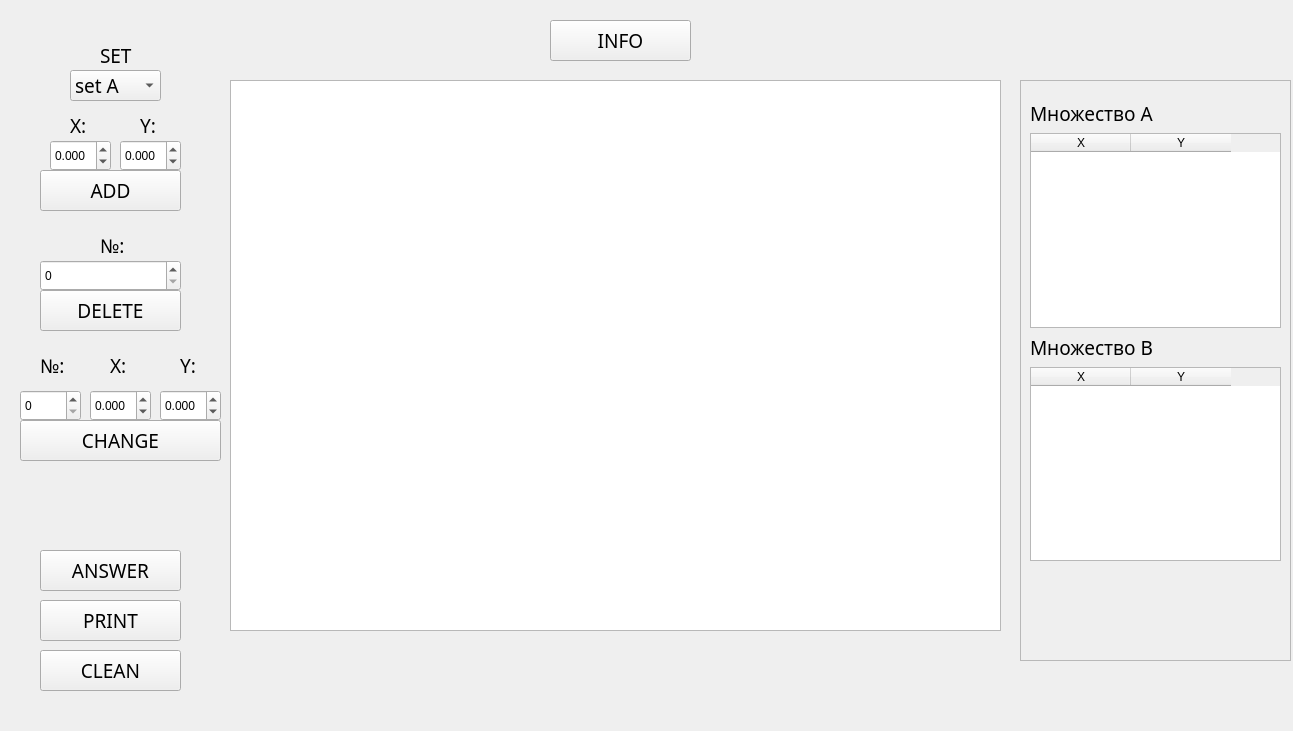
<?xml version="1.0" encoding="UTF-8"?>
<ui version="4.0">
 <class>MainWindow</class>
 <widget class="QMainWindow" name="MainWindow">
  <property name="geometry">
   <rect>
    <x>0</x>
    <y>0</y>
    <width>1293</width>
    <height>731</height>
   </rect>
  </property>
  <property name="minimumSize">
   <size>
    <width>1293</width>
    <height>731</height>
   </size>
  </property>
  <property name="windowTitle">
   <string>lab 1 kg</string>
  </property>
  <widget class="QWidget" name="centralwidget">
   <widget class="QFrame" name="frame">
    <property name="geometry">
     <rect>
      <x>1020</x>
      <y>80</y>
      <width>271</width>
      <height>581</height>
     </rect>
    </property>
    <property name="frameShape">
     <enum>QFrame::StyledPanel</enum>
    </property>
    <property name="frameShadow">
     <enum>QFrame::Raised</enum>
    </property>
    <widget class="QWidget" name="verticalLayoutWidget">
     <property name="geometry">
      <rect>
       <x>10</x>
       <y>20</y>
       <width>251</width>
       <height>461</height>
      </rect>
     </property>
     <layout class="QVBoxLayout" name="verticalLayout_4">
      <item>
       <widget class="QLabel" name="label">
        <property name="font">
         <font>
          <family>Eras Bold ITC</family>
          <pointsize>14</pointsize>
         </font>
        </property>
        <property name="text">
         <string>Множество А</string>
        </property>
       </widget>
      </item>
      <item>
       <widget class="QTableWidget" name="tableWidget">
        <column>
         <property name="text">
          <string>X</string>
         </property>
        </column>
        <column>
         <property name="text">
          <string>Y</string>
         </property>
        </column>
       </widget>
      </item>
      <item>
       <widget class="QLabel" name="label_2">
        <property name="font">
         <font>
          <family>Eras Bold ITC</family>
          <pointsize>14</pointsize>
         </font>
        </property>
        <property name="text">
         <string>Множество В</string>
        </property>
       </widget>
      </item>
      <item>
       <widget class="QTableWidget" name="tableWidget_2">
        <column>
         <property name="text">
          <string>X</string>
         </property>
        </column>
        <column>
         <property name="text">
          <string>Y</string>
         </property>
        </column>
       </widget>
      </item>
     </layout>
    </widget>
   </widget>
   <widget class="QPushButton" name="add_btn">
    <property name="geometry">
     <rect>
      <x>40</x>
      <y>170</y>
      <width>141</width>
      <height>41</height>
     </rect>
    </property>
    <property name="font">
     <font>
      <family>Eras Bold ITC</family>
      <pointsize>14</pointsize>
     </font>
    </property>
    <property name="cursor">
     <cursorShape>PointingHandCursor</cursorShape>
    </property>
    <property name="text">
     <string>ADD</string>
    </property>
   </widget>
   <widget class="QDoubleSpinBox" name="add_x_spinbox">
    <property name="geometry">
     <rect>
      <x>50</x>
      <y>140</y>
      <width>61</width>
      <height>31</height>
     </rect>
    </property>
    <property name="decimals">
     <number>3</number>
    </property>
    <property name="minimum">
     <double>-99999999.000000000000000</double>
    </property>
    <property name="maximum">
     <double>99999999.000000000000000</double>
    </property>
   </widget>
   <widget class="QSpinBox" name="number_delete_spinbox">
    <property name="geometry">
     <rect>
      <x>40</x>
      <y>260</y>
      <width>141</width>
      <height>31</height>
     </rect>
    </property>
    <property name="maximum">
     <number>1000000</number>
    </property>
   </widget>
   <widget class="QPushButton" name="delete_btn">
    <property name="geometry">
     <rect>
      <x>40</x>
      <y>290</y>
      <width>141</width>
      <height>41</height>
     </rect>
    </property>
    <property name="font">
     <font>
      <family>Eras Bold ITC</family>
      <pointsize>14</pointsize>
     </font>
    </property>
    <property name="cursor">
     <cursorShape>PointingHandCursor</cursorShape>
    </property>
    <property name="text">
     <string>DELETE</string>
    </property>
   </widget>
   <widget class="QPushButton" name="info_btn">
    <property name="geometry">
     <rect>
      <x>550</x>
      <y>20</y>
      <width>141</width>
      <height>41</height>
     </rect>
    </property>
    <property name="font">
     <font>
      <family>Eras Bold ITC</family>
      <pointsize>14</pointsize>
     </font>
    </property>
    <property name="cursor">
     <cursorShape>PointingHandCursor</cursorShape>
    </property>
    <property name="toolTip">
     <string>fff</string>
    </property>
    <property name="text">
     <string>INFO</string>
    </property>
   </widget>
   <widget class="QSpinBox" name="change_number_spinbox">
    <property name="geometry">
     <rect>
      <x>20</x>
      <y>390</y>
      <width>61</width>
      <height>31</height>
     </rect>
    </property>
    <property name="maximum">
     <number>1000</number>
    </property>
   </widget>
   <widget class="QPushButton" name="change_btn">
    <property name="geometry">
     <rect>
      <x>20</x>
      <y>420</y>
      <width>201</width>
      <height>41</height>
     </rect>
    </property>
    <property name="font">
     <font>
      <family>Eras Bold ITC</family>
      <pointsize>14</pointsize>
     </font>
    </property>
    <property name="cursor">
     <cursorShape>PointingHandCursor</cursorShape>
    </property>
    <property name="text">
     <string>CHANGE</string>
    </property>
   </widget>
   <widget class="QPushButton" name="answer_btn">
    <property name="geometry">
     <rect>
      <x>40</x>
      <y>550</y>
      <width>141</width>
      <height>41</height>
     </rect>
    </property>
    <property name="font">
     <font>
      <family>Eras Bold ITC</family>
      <pointsize>14</pointsize>
     </font>
    </property>
    <property name="cursor">
     <cursorShape>PointingHandCursor</cursorShape>
    </property>
    <property name="text">
     <string>ANSWER</string>
    </property>
   </widget>
   <widget class="QPushButton" name="print_btn">
    <property name="geometry">
     <rect>
      <x>40</x>
      <y>600</y>
      <width>141</width>
      <height>41</height>
     </rect>
    </property>
    <property name="font">
     <font>
      <family>Eras Bold ITC</family>
      <pointsize>14</pointsize>
     </font>
    </property>
    <property name="cursor">
     <cursorShape>PointingHandCursor</cursorShape>
    </property>
    <property name="text">
     <string>PRINT</string>
    </property>
   </widget>
   <widget class="QPushButton" name="clean_btn">
    <property name="geometry">
     <rect>
      <x>40</x>
      <y>650</y>
      <width>141</width>
      <height>41</height>
     </rect>
    </property>
    <property name="font">
     <font>
      <family>Eras Bold ITC</family>
      <pointsize>14</pointsize>
     </font>
    </property>
    <property name="cursor">
     <cursorShape>PointingHandCursor</cursorShape>
    </property>
    <property name="text">
     <string>CLEAN</string>
    </property>
   </widget>
   <widget class="QGraphicsView" name="graphicsView">
    <property name="geometry">
     <rect>
      <x>230</x>
      <y>80</y>
      <width>771</width>
      <height>551</height>
     </rect>
    </property>
   </widget>
   <widget class="QLabel" name="label_3">
    <property name="geometry">
     <rect>
      <x>70</x>
      <y>110</y>
      <width>21</width>
      <height>31</height>
     </rect>
    </property>
    <property name="font">
     <font>
      <family>Eras Bold ITC</family>
      <pointsize>14</pointsize>
     </font>
    </property>
    <property name="text">
     <string>X:</string>
    </property>
   </widget>
   <widget class="QLabel" name="label_4">
    <property name="geometry">
     <rect>
      <x>140</x>
      <y>110</y>
      <width>21</width>
      <height>31</height>
     </rect>
    </property>
    <property name="font">
     <font>
      <family>Eras Bold ITC</family>
      <pointsize>14</pointsize>
     </font>
    </property>
    <property name="text">
     <string>Y:</string>
    </property>
   </widget>
   <widget class="QLabel" name="label_5">
    <property name="geometry">
     <rect>
      <x>100</x>
      <y>230</y>
      <width>31</width>
      <height>31</height>
     </rect>
    </property>
    <property name="font">
     <font>
      <family>Eras Bold ITC</family>
      <pointsize>14</pointsize>
     </font>
    </property>
    <property name="text">
     <string>№:</string>
    </property>
   </widget>
   <widget class="QLabel" name="label_6">
    <property name="geometry">
     <rect>
      <x>110</x>
      <y>350</y>
      <width>21</width>
      <height>31</height>
     </rect>
    </property>
    <property name="font">
     <font>
      <family>Eras Bold ITC</family>
      <pointsize>14</pointsize>
     </font>
    </property>
    <property name="text">
     <string>X:</string>
    </property>
   </widget>
   <widget class="QLabel" name="label_7">
    <property name="geometry">
     <rect>
      <x>180</x>
      <y>350</y>
      <width>21</width>
      <height>31</height>
     </rect>
    </property>
    <property name="font">
     <font>
      <family>Eras Bold ITC</family>
      <pointsize>14</pointsize>
     </font>
    </property>
    <property name="text">
     <string>Y:</string>
    </property>
   </widget>
   <widget class="QLabel" name="label_8">
    <property name="geometry">
     <rect>
      <x>40</x>
      <y>350</y>
      <width>31</width>
      <height>31</height>
     </rect>
    </property>
    <property name="font">
     <font>
      <family>Eras Bold ITC</family>
      <pointsize>14</pointsize>
     </font>
    </property>
    <property name="text">
     <string>№:</string>
    </property>
   </widget>
   <widget class="QDoubleSpinBox" name="add_y_spinbox">
    <property name="geometry">
     <rect>
      <x>120</x>
      <y>140</y>
      <width>61</width>
      <height>31</height>
     </rect>
    </property>
    <property name="decimals">
     <number>3</number>
    </property>
    <property name="minimum">
     <double>-99999999.000000000000000</double>
    </property>
    <property name="maximum">
     <double>99999999.000000000000000</double>
    </property>
   </widget>
   <widget class="QDoubleSpinBox" name="change_x_spinbox">
    <property name="geometry">
     <rect>
      <x>90</x>
      <y>390</y>
      <width>61</width>
      <height>31</height>
     </rect>
    </property>
    <property name="decimals">
     <number>3</number>
    </property>
    <property name="minimum">
     <double>-99999999.000000000000000</double>
    </property>
    <property name="maximum">
     <double>99999999.000000000000000</double>
    </property>
   </widget>
   <widget class="QDoubleSpinBox" name="change_y_spinbox">
    <property name="geometry">
     <rect>
      <x>160</x>
      <y>390</y>
      <width>61</width>
      <height>31</height>
     </rect>
    </property>
    <property name="decimals">
     <number>3</number>
    </property>
    <property name="minimum">
     <double>-99999999.000000000000000</double>
    </property>
    <property name="maximum">
     <double>99999999.000000000000000</double>
    </property>
   </widget>
   <widget class="QComboBox" name="choose_set">
    <property name="geometry">
     <rect>
      <x>70</x>
      <y>70</y>
      <width>91</width>
      <height>31</height>
     </rect>
    </property>
    <property name="font">
     <font>
      <family>Eras Bold ITC</family>
      <pointsize>14</pointsize>
     </font>
    </property>
    <property name="currentIndex">
     <number>0</number>
    </property>
    <property name="maxVisibleItems">
     <number>2</number>
    </property>
    <item>
     <property name="text">
      <string>set A</string>
     </property>
    </item>
    <item>
     <property name="text">
      <string>set B</string>
     </property>
    </item>
   </widget>
   <widget class="QLabel" name="label_9">
    <property name="geometry">
     <rect>
      <x>100</x>
      <y>40</y>
      <width>51</width>
      <height>31</height>
     </rect>
    </property>
    <property name="font">
     <font>
      <family>Eras Bold ITC</family>
      <pointsize>14</pointsize>
     </font>
    </property>
    <property name="text">
     <string>SET</string>
    </property>
   </widget>
  </widget>
 </widget>
 <resources/>
 <connections/>
</ui>
